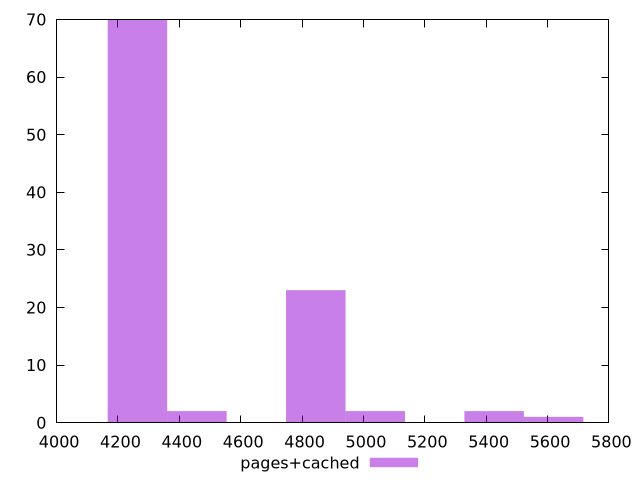

The gnuplot source for this figure:
$_pagesCached <<EOF
5619.898339658542 1
4844.739947981502 23
4263.3711542237215 70
5038.529545900762 2
4457.160752142981 2
5426.108741739282 2
EOF
set key outside below
set terminal pngcairo
set output "report_00006_2020-11-02T20-21-41.718Z/speed-index/pages+cached//raw_hist.png"
set yrange [0:70]
set boxwidth 193.78959791926007
set style fill transparent solid 0.5 noborder
plot $_pagesCached title "pages+cached" with boxes ,
